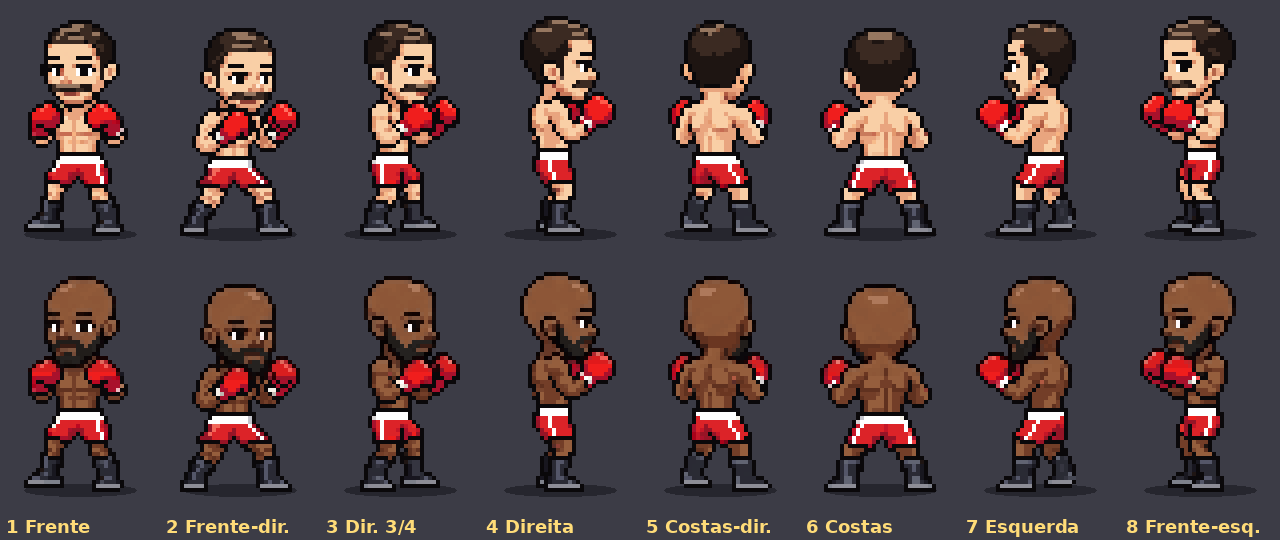
#> input picture arte/animacao/andar.gif, 1280 x 540 px, given in place of 0.png, which was not available; the run also reads 1 picture not shown here
$ python trocar.py ../andar.gif ../deslocar-frente.gif 5 ../deslocar-frente.gif
#> lines starting #> are read from the running program, lines starting #| are printed output that depends on the picture; after the words box and inside, x2 and y2 are one past the last pixel; in counts of white or black regions, pixels touching at a corner belong together
# Troca a cabeça base pela cabeça de outro atleta em cada fotograma de uma animação da PixelLab, sem gerações.
# Funciona porque as 40 cabeças foram feitas sobre o mesmo corpo f (o corpo é igual do peito para baixo).
# 1) encontra onde está a cabeça base no fotograma (deslocação e um pequeno ângulo);
# 2) apaga-a (mantendo as luvas que estejam à frente da cara); 3) põe lá a cabeça do atleta com a mesma deslocação/ângulo.
import sys, os, math
import numpy as np
from PIL import Image
AQUI = os.path.dirname(os.path.abspath(__file__))
CAB = os.path.join(AQUI, '..', '..', 'cabecas-pixellab', 'variantes')
DIRS = ['south', 'south-east', 'east', 'north-east', 'north', 'north-west', 'west', 'south-west']
S = dict(zip(DIRS, [28, 26, 24, 25, 27, 26, 25, 26]))       # linha dos ombros em cada vista (verificar.py)
def img(p): return np.array(Image.open(p).convert('RGBA')).astype(int)
#> called with p = '../andar.gif/0.png'
def luva(a):
    """luvas: manchas vermelhas GRANDES (os lábios, as orelhas e pontos da cara, pequenos, não contam)"""
    r = (a[..., 3] > 0) & (a[..., 0] > 130) & (a[..., 0] > 2 * a[..., 1])
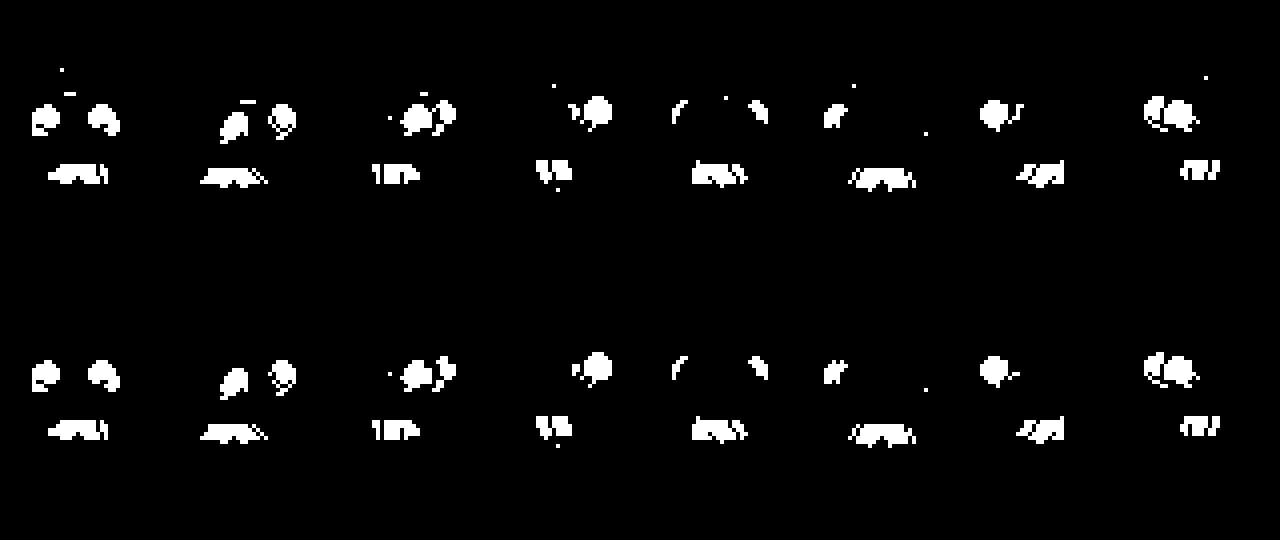
#> r: shape (540, 1280) bool; 3.9% white; 57 white regions (11 under 20 px), largest, box (x1, y1, x2, y2) and area: (1144, 96, 1200, 132) 1152, (1144, 352, 1200, 388) 1136, (400, 100, 456, 136) 1104
    if r.size <= 4: return r
    from scipy import ndimage
    lab, k = ndimage.label(r, structure=np.ones((3, 3)))
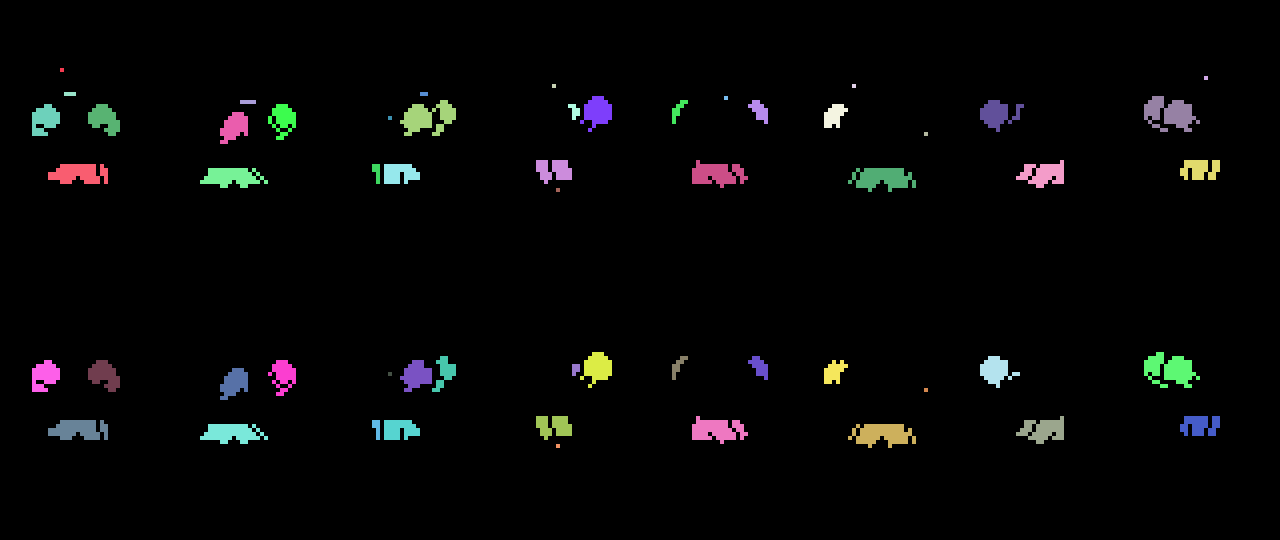
#> lab: shape (540, 1280) int32; 58 distinct labels, from 0 to 57; one colour per label, 0 black
#> k = 57
    if not k: return r
    tam = ndimage.sum(r, lab, range(1, k + 1)); grandes = np.isin(lab, [i + 1 for i, t in enumerate(tam) if t >= 12])
#> after `tam = ndimage.sum(r, lab, range(1, k + 1))`: tam = 57 values, max 1152 at index 8, min 16 at index 0, mean 476.6
    return grandes
def cabeca(vista, n):
    """cabeça (e pescoço) do atleta n nesta vista: tudo acima da linha dos ombros que não seja luva"""
    a = img(os.path.join(CAB, '00-corpo-base' if n == 0 else f'{n:02d}', vista + '.png'))
    from scipy import ndimage
    m = (a[..., 3] > 0) & ~ndimage.binary_dilation(luva(a), iterations=1); m[S[vista]:, :] = False   # sem a luva nem o contorno dela
#> after `m = (a[..., 3] > 0) & ~ndimage.binary_dilation(luva(a), iterations=1)`:
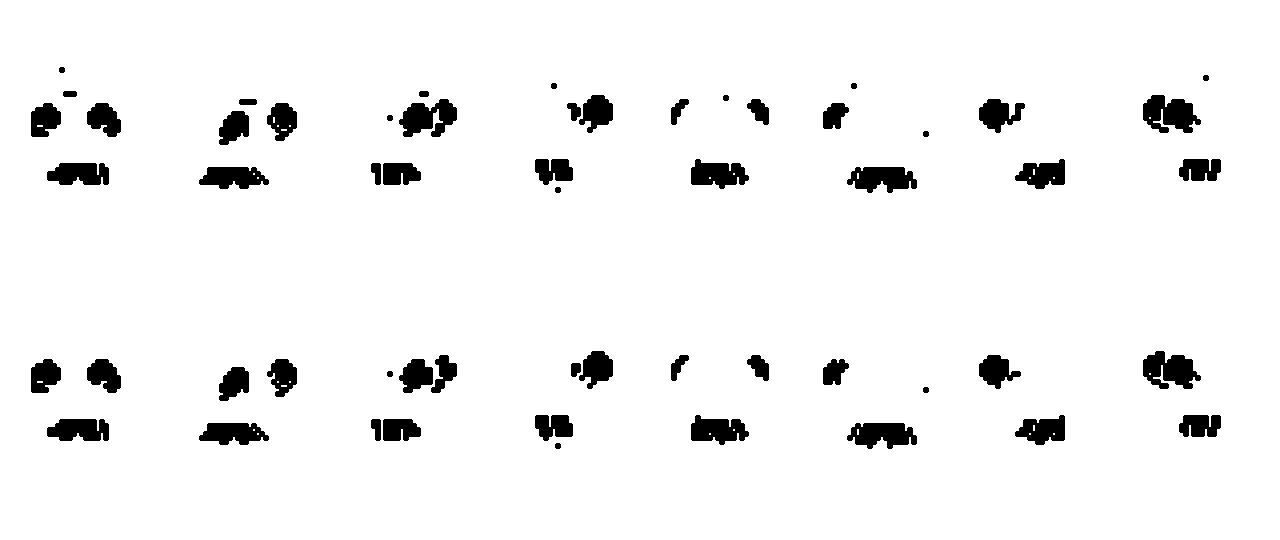
#> m: shape (540, 1280) bool; 95.1% white; 57 black regions, largest, box (x1, y1, x2, y2) and area: (1143, 95, 1201, 133) 1438, (1143, 351, 1201, 389) 1422, (399, 99, 457, 137) 1368
    return a, m
# [94 lines left out: functions scale2x, roda, corta, acha, mapa_pele, pinta and 1 more, not called in this run]
def troca(fr, vista, n, palpite=None):
    fr0 = fr
    ab, mb = cabeca(vista, 0); an, mn = cabeca(vista, n)
    global S_v; S_v = S[vista]
    PESC = int(os.environ.get('PESC', 0))                # linhas do pescoço que ficam as do fotograma (só trocam de cor)
    sc, dx, dy, ang = acha(fr0, ab, mb)                  # procura a cabeça base nas cores originais
    if sc < 0.8: _, dx, dy, ang = acha_contorno(fr0, ab, mb)         # cabeça muito inclinada: pela forma
    fr = pinta(fr0, mapa_pele(vista, n))                 # só depois troca a cor da pele do corpo
    out = fr.copy(); H, W = fr.shape[:2]
    global LUVA_FR
    from scipy import ndimage as _n0
    LUVA_FR = _n0.binary_dilation(luva(fr), iterations=1)   # luvas e o contorno delas ficam sempre
    a2, m2 = roda(ab, mb, ang)                          # apaga a cabeça base (com folga), menos as luvas
    if ang: m2 = m2 | roda(ab, mb, ang // 2)[1] | mb     # inclinada: apaga também por onde ela passou (restos da cara antiga)
    ys, xs = np.nonzero(m2)
    for y, x in zip(ys, xs):
        for dy2 in (-1, 0, 1):
            for dx2 in (-1, 0, 1):
                Y, X = y + dy + dy2, x + dx + dx2
                if 0 <= Y < H and 0 <= X < W and Y < S_v - PESC + dy and not LUVA_FR[Y, X]: out[Y, X] = 0
    ys0, xs0 = np.nonzero(roda(ab, mb, ang)[1])          # a cabeça antiga inteira (também abaixo dos ombros: o queixo inclinado)
    for y, x in zip(ys0, xs0):
        Y, X = y + dy, x + dx
        if 0 <= Y < H and 0 <= X < W and not LUVA_FR[Y, X]: out[Y, X] = 0
    from scipy import ndimage as _nd
    sil = _nd.binary_dilation(fr0[..., 3] > 0, iterations=1)
    if MODO == 'corte':                                  # inclina por cortes (sem redesenhar a cara)
        ref = roda(ab, mb, ang)[1]
        sg = max((1, -1), key=lambda g: (corta(ab, mb, ang, g)[1] & ref).sum())
        lim = int(os.environ.get('LIM', 12)); an2, mn2 = corta(an, mn, max(-lim, min(lim, ang)), sg)   # pouca inclinação fica limpa
    else: an2, mn2 = roda(an, mn, ang)                  # põe a cabeça nova
    if PESC: mn2 = mn2.copy(); mn2[S_v - PESC:, :] = False
    ys, xs = np.nonzero(mn2)
    for y, x in zip(ys, xs):
        Y, X = y + dy, x + dx
        if 0 <= Y < H and 0 <= X < W and not LUVA_FR[Y, X]:
            if y >= S_v - 4 and not sil[Y, X]: continue         # pescoço: só junto ao corpo do fotograma (sem riscos soltos)
            out[Y, X] = an2[y, x]
    nova = np.zeros(out.shape[:2], bool); nova[np.clip(ys + dy, 0, H - 1), np.clip(xs + dx, 0, W - 1)] = True
    escuro = lambda p: p[3] and p[:3].sum() < 200
    verm = lambda q: q[0] > 150 and q[0] > 2 * q[1]
    for _ in range(4):                                   # buracos onde estava a cabeça antiga (o fotograma tinha desenho): tapa com a pele à volta
        buraco = (out[..., 3] == 0) & (fr0[..., 3] > 0)
        for Y, X in zip(*np.nonzero(buraco)):
            if Y < 1 or X < 1 or Y >= H - 1 or X >= W - 1: continue
            viz = [out[Y + a, X + b] for a, b in ((1, 0), (-1, 0), (0, -1), (0, 1)) if out[Y + a, X + b, 3]]
            pele = [q for q in viz if not escuro(q) and not verm(q)]
            if len(viz) >= 3 and pele: out[Y, X] = pele[0]

    for _ in range(3):                                   # riscos da cara antiga que ficaram no pescoço
        for Y in range(1, min(H - 1, S_v + dy + 6)):
            for X in range(1, W - 1):
                p = out[Y, X]
                if nova[Y, X] or LUVA_FR[Y, X] or not escuro(p): continue
                cima, baixo, esq, dir_ = out[Y - 1, X], out[Y + 1, X], out[Y, X - 1], out[Y, X + 1]
                if not cima[3] and not baixo[3]: out[Y, X] = 0; continue           # risco solto fora do corpo
    from scipy import ndimage                            # limpa restos soltos (1-3 píxeis) da cara antiga
    lab, k = ndimage.label(out[..., 3] > 0, structure=np.ones((3, 3)))
    if k > 1:
        tam = ndimage.sum(np.ones_like(lab), lab, range(1, k + 1))
        for i, t in enumerate(tam):
            if t <= 3: out[lab == i + 1] = 0
    return out, sc, ang
MODO = os.environ.get('MODO', 'corte')
if __name__ == '__main__':
    pasta, vista, n, saida = sys.argv[1], sys.argv[2], int(sys.argv[3]), sys.argv[4]
    os.makedirs(saida, exist_ok=True)
    for i in range(8):
        fr = img(os.path.join(pasta, f'{i}.png'))
#> (the run stopped early here; a loop or call above may not have finished)
